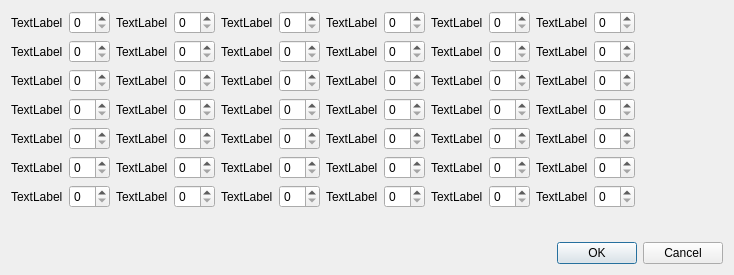
<?xml version="1.0" encoding="UTF-8"?>
<ui version="4.0">
 <class>SpellsDlg</class>
 <widget class="QDialog" name="SpellsDlg">
  <property name="geometry">
   <rect>
    <x>0</x>
    <y>0</y>
    <width>734</width>
    <height>275</height>
   </rect>
  </property>
  <property name="windowTitle">
   <string>Spells</string>
  </property>
  <layout class="QVBoxLayout" name="verticalLayout">
   <item>
    <layout class="QGridLayout" name="gridLayout">
     <item row="6" column="1">
      <widget class="QSpinBox" name="spinBox7">
       <property name="maximum">
        <number>15</number>
       </property>
      </widget>
     </item>
     <item row="1" column="7">
      <widget class="QSpinBox" name="spinBox23">
       <property name="maximum">
        <number>15</number>
       </property>
      </widget>
     </item>
     <item row="0" column="11">
      <widget class="QSpinBox" name="spinBox36">
       <property name="maximum">
        <number>15</number>
       </property>
      </widget>
     </item>
     <item row="5" column="4">
      <widget class="QLabel" name="label20">
       <property name="text">
        <string>TextLabel</string>
       </property>
      </widget>
     </item>
     <item row="2" column="10">
      <widget class="QLabel" name="label38">
       <property name="text">
        <string>TextLabel</string>
       </property>
      </widget>
     </item>
     <item row="5" column="9">
      <widget class="QSpinBox" name="spinBox34">
       <property name="maximum">
        <number>15</number>
       </property>
      </widget>
     </item>
     <item row="0" column="3">
      <widget class="QSpinBox" name="spinBox8">
       <property name="maximum">
        <number>15</number>
       </property>
      </widget>
     </item>
     <item row="0" column="4">
      <widget class="QLabel" name="label15">
       <property name="text">
        <string>TextLabel</string>
       </property>
      </widget>
     </item>
     <item row="4" column="8">
      <widget class="QLabel" name="label33">
       <property name="text">
        <string>TextLabel</string>
       </property>
      </widget>
     </item>
     <item row="0" column="8">
      <widget class="QLabel" name="label29">
       <property name="text">
        <string>TextLabel</string>
       </property>
      </widget>
     </item>
     <item row="1" column="11">
      <widget class="QSpinBox" name="spinBox37">
       <property name="maximum">
        <number>15</number>
       </property>
      </widget>
     </item>
     <item row="6" column="3">
      <widget class="QSpinBox" name="spinBox14">
       <property name="maximum">
        <number>15</number>
       </property>
      </widget>
     </item>
     <item row="5" column="7">
      <widget class="QSpinBox" name="spinBox27">
       <property name="maximum">
        <number>15</number>
       </property>
      </widget>
     </item>
     <item row="3" column="10">
      <widget class="QLabel" name="label39">
       <property name="text">
        <string>TextLabel</string>
       </property>
      </widget>
     </item>
     <item row="6" column="8">
      <widget class="QLabel" name="label35">
       <property name="text">
        <string>TextLabel</string>
       </property>
      </widget>
     </item>
     <item row="2" column="5">
      <widget class="QSpinBox" name="spinBox17">
       <property name="maximum">
        <number>15</number>
       </property>
      </widget>
     </item>
     <item row="3" column="3">
      <widget class="QSpinBox" name="spinBox11">
       <property name="maximum">
        <number>15</number>
       </property>
      </widget>
     </item>
     <item row="0" column="5">
      <widget class="QSpinBox" name="spinBox15">
       <property name="maximum">
        <number>15</number>
       </property>
      </widget>
     </item>
     <item row="6" column="4">
      <widget class="QLabel" name="label21">
       <property name="text">
        <string>TextLabel</string>
       </property>
      </widget>
     </item>
     <item row="6" column="5">
      <widget class="QSpinBox" name="spinBox21">
       <property name="maximum">
        <number>15</number>
       </property>
      </widget>
     </item>
     <item row="1" column="3">
      <widget class="QSpinBox" name="spinBox9">
       <property name="maximum">
        <number>15</number>
       </property>
      </widget>
     </item>
     <item row="2" column="6">
      <widget class="QLabel" name="label24">
       <property name="text">
        <string>TextLabel</string>
       </property>
      </widget>
     </item>
     <item row="3" column="9">
      <widget class="QSpinBox" name="spinBox32">
       <property name="maximum">
        <number>15</number>
       </property>
      </widget>
     </item>
     <item row="6" column="6">
      <widget class="QLabel" name="label28">
       <property name="text">
        <string>TextLabel</string>
       </property>
      </widget>
     </item>
     <item row="0" column="0">
      <widget class="QLabel" name="label1">
       <property name="text">
        <string>TextLabel</string>
       </property>
      </widget>
     </item>
     <item row="2" column="2">
      <widget class="QLabel" name="label10">
       <property name="text">
        <string>TextLabel</string>
       </property>
      </widget>
     </item>
     <item row="1" column="6">
      <widget class="QLabel" name="label23">
       <property name="text">
        <string>TextLabel</string>
       </property>
      </widget>
     </item>
     <item row="1" column="5">
      <widget class="QSpinBox" name="spinBox16">
       <property name="maximum">
        <number>15</number>
       </property>
      </widget>
     </item>
     <item row="1" column="2">
      <widget class="QLabel" name="label9">
       <property name="text">
        <string>TextLabel</string>
       </property>
      </widget>
     </item>
     <item row="1" column="4">
      <widget class="QLabel" name="label16">
       <property name="text">
        <string>TextLabel</string>
       </property>
      </widget>
     </item>
     <item row="5" column="3">
      <widget class="QSpinBox" name="spinBox13">
       <property name="maximum">
        <number>15</number>
       </property>
      </widget>
     </item>
     <item row="2" column="8">
      <widget class="QLabel" name="label31">
       <property name="text">
        <string>TextLabel</string>
       </property>
      </widget>
     </item>
     <item row="1" column="10">
      <widget class="QLabel" name="label37">
       <property name="text">
        <string>TextLabel</string>
       </property>
      </widget>
     </item>
     <item row="4" column="0">
      <widget class="QLabel" name="label5">
       <property name="text">
        <string>TextLabel</string>
       </property>
      </widget>
     </item>
     <item row="1" column="1">
      <widget class="QSpinBox" name="spinBox2">
       <property name="maximum">
        <number>15</number>
       </property>
      </widget>
     </item>
     <item row="4" column="1">
      <widget class="QSpinBox" name="spinBox5">
       <property name="maximum">
        <number>15</number>
       </property>
      </widget>
     </item>
     <item row="6" column="2">
      <widget class="QLabel" name="label14">
       <property name="text">
        <string>TextLabel</string>
       </property>
      </widget>
     </item>
     <item row="0" column="7">
      <widget class="QSpinBox" name="spinBox22">
       <property name="maximum">
        <number>15</number>
       </property>
      </widget>
     </item>
     <item row="0" column="6">
      <widget class="QLabel" name="label22">
       <property name="text">
        <string>TextLabel</string>
       </property>
      </widget>
     </item>
     <item row="2" column="0">
      <widget class="QLabel" name="label3">
       <property name="text">
        <string>TextLabel</string>
       </property>
      </widget>
     </item>
     <item row="5" column="2">
      <widget class="QLabel" name="label13">
       <property name="text">
        <string>TextLabel</string>
       </property>
      </widget>
     </item>
     <item row="4" column="4">
      <widget class="QLabel" name="label19">
       <property name="text">
        <string>TextLabel</string>
       </property>
      </widget>
     </item>
     <item row="6" column="9">
      <widget class="QSpinBox" name="spinBox35">
       <property name="maximum">
        <number>15</number>
       </property>
      </widget>
     </item>
     <item row="5" column="5">
      <widget class="QSpinBox" name="spinBox20">
       <property name="maximum">
        <number>15</number>
       </property>
      </widget>
     </item>
     <item row="4" column="3">
      <widget class="QSpinBox" name="spinBox12">
       <property name="maximum">
        <number>15</number>
       </property>
      </widget>
     </item>
     <item row="4" column="5">
      <widget class="QSpinBox" name="spinBox19">
       <property name="maximum">
        <number>15</number>
       </property>
      </widget>
     </item>
     <item row="3" column="7">
      <widget class="QSpinBox" name="spinBox25">
       <property name="maximum">
        <number>15</number>
       </property>
      </widget>
     </item>
     <item row="3" column="0">
      <widget class="QLabel" name="label4">
       <property name="text">
        <string>TextLabel</string>
       </property>
      </widget>
     </item>
     <item row="1" column="8">
      <widget class="QLabel" name="label30">
       <property name="text">
        <string>TextLabel</string>
       </property>
      </widget>
     </item>
     <item row="0" column="10">
      <widget class="QLabel" name="label36">
       <property name="text">
        <string>TextLabel</string>
       </property>
      </widget>
     </item>
     <item row="5" column="0">
      <widget class="QLabel" name="label6">
       <property name="text">
        <string>TextLabel</string>
       </property>
      </widget>
     </item>
     <item row="3" column="8">
      <widget class="QLabel" name="label32">
       <property name="text">
        <string>TextLabel</string>
       </property>
      </widget>
     </item>
     <item row="6" column="7">
      <widget class="QSpinBox" name="spinBox28">
       <property name="maximum">
        <number>15</number>
       </property>
      </widget>
     </item>
     <item row="2" column="9">
      <widget class="QSpinBox" name="spinBox31">
       <property name="maximum">
        <number>15</number>
       </property>
      </widget>
     </item>
     <item row="5" column="6">
      <widget class="QLabel" name="label27">
       <property name="text">
        <string>TextLabel</string>
       </property>
      </widget>
     </item>
     <item row="4" column="2">
      <widget class="QLabel" name="label12">
       <property name="text">
        <string>TextLabel</string>
       </property>
      </widget>
     </item>
     <item row="4" column="7">
      <widget class="QSpinBox" name="spinBox26">
       <property name="maximum">
        <number>15</number>
       </property>
      </widget>
     </item>
     <item row="3" column="1">
      <widget class="QSpinBox" name="spinBox4">
       <property name="maximum">
        <number>15</number>
       </property>
      </widget>
     </item>
     <item row="3" column="6">
      <widget class="QLabel" name="label25">
       <property name="text">
        <string>TextLabel</string>
       </property>
      </widget>
     </item>
     <item row="3" column="4">
      <widget class="QLabel" name="label18">
       <property name="text">
        <string>TextLabel</string>
       </property>
      </widget>
     </item>
     <item row="5" column="10">
      <widget class="QLabel" name="label41">
       <property name="text">
        <string>TextLabel</string>
       </property>
      </widget>
     </item>
     <item row="2" column="7">
      <widget class="QSpinBox" name="spinBox24">
       <property name="maximum">
        <number>15</number>
       </property>
      </widget>
     </item>
     <item row="3" column="2">
      <widget class="QLabel" name="label11">
       <property name="text">
        <string>TextLabel</string>
       </property>
      </widget>
     </item>
     <item row="0" column="2">
      <widget class="QLabel" name="label8">
       <property name="text">
        <string>TextLabel</string>
       </property>
      </widget>
     </item>
     <item row="2" column="4">
      <widget class="QLabel" name="label17">
       <property name="text">
        <string>TextLabel</string>
       </property>
      </widget>
     </item>
     <item row="5" column="8">
      <widget class="QLabel" name="label34">
       <property name="text">
        <string>TextLabel</string>
       </property>
      </widget>
     </item>
     <item row="4" column="9">
      <widget class="QSpinBox" name="spinBox33">
       <property name="maximum">
        <number>15</number>
       </property>
      </widget>
     </item>
     <item row="2" column="3">
      <widget class="QSpinBox" name="spinBox10">
       <property name="maximum">
        <number>15</number>
       </property>
      </widget>
     </item>
     <item row="0" column="9">
      <widget class="QSpinBox" name="spinBox29">
       <property name="maximum">
        <number>15</number>
       </property>
      </widget>
     </item>
     <item row="1" column="9">
      <widget class="QSpinBox" name="spinBox30">
       <property name="maximum">
        <number>15</number>
       </property>
      </widget>
     </item>
     <item row="2" column="1">
      <widget class="QSpinBox" name="spinBox3">
       <property name="maximum">
        <number>15</number>
       </property>
      </widget>
     </item>
     <item row="4" column="10">
      <widget class="QLabel" name="label40">
       <property name="text">
        <string>TextLabel</string>
       </property>
      </widget>
     </item>
     <item row="6" column="10">
      <widget class="QLabel" name="label42">
       <property name="text">
        <string>TextLabel</string>
       </property>
      </widget>
     </item>
     <item row="0" column="1">
      <widget class="QSpinBox" name="spinBox1">
       <property name="maximum">
        <number>15</number>
       </property>
      </widget>
     </item>
     <item row="4" column="6">
      <widget class="QLabel" name="label26">
       <property name="text">
        <string>TextLabel</string>
       </property>
      </widget>
     </item>
     <item row="6" column="0">
      <widget class="QLabel" name="label7">
       <property name="text">
        <string>TextLabel</string>
       </property>
      </widget>
     </item>
     <item row="3" column="5">
      <widget class="QSpinBox" name="spinBox18">
       <property name="maximum">
        <number>15</number>
       </property>
      </widget>
     </item>
     <item row="1" column="0">
      <widget class="QLabel" name="label2">
       <property name="text">
        <string>TextLabel</string>
       </property>
      </widget>
     </item>
     <item row="0" column="12">
      <spacer name="horizontalSpacer">
       <property name="orientation">
        <enum>Qt::Horizontal</enum>
       </property>
       <property name="sizeHint" stdset="0">
        <size>
         <width>40</width>
         <height>20</height>
        </size>
       </property>
      </spacer>
     </item>
     <item row="5" column="1">
      <widget class="QSpinBox" name="spinBox6">
       <property name="maximum">
        <number>15</number>
       </property>
      </widget>
     </item>
     <item row="2" column="11">
      <widget class="QSpinBox" name="spinBox38">
       <property name="maximum">
        <number>15</number>
       </property>
      </widget>
     </item>
     <item row="3" column="11">
      <widget class="QSpinBox" name="spinBox39">
       <property name="maximum">
        <number>15</number>
       </property>
      </widget>
     </item>
     <item row="4" column="11">
      <widget class="QSpinBox" name="spinBox40">
       <property name="maximum">
        <number>15</number>
       </property>
      </widget>
     </item>
     <item row="5" column="11">
      <widget class="QSpinBox" name="spinBox41">
       <property name="maximum">
        <number>15</number>
       </property>
      </widget>
     </item>
     <item row="6" column="11">
      <widget class="QSpinBox" name="spinBox42">
       <property name="maximum">
        <number>15</number>
       </property>
      </widget>
     </item>
    </layout>
   </item>
   <item>
    <spacer name="verticalSpacer">
     <property name="orientation">
      <enum>Qt::Vertical</enum>
     </property>
     <property name="sizeHint" stdset="0">
      <size>
       <width>20</width>
       <height>0</height>
      </size>
     </property>
    </spacer>
   </item>
   <item>
    <widget class="QDialogButtonBox" name="buttonBox">
     <property name="orientation">
      <enum>Qt::Horizontal</enum>
     </property>
     <property name="standardButtons">
      <set>QDialogButtonBox::Cancel|QDialogButtonBox::Ok</set>
     </property>
    </widget>
   </item>
  </layout>
 </widget>
 <resources/>
 <connections>
  <connection>
   <sender>buttonBox</sender>
   <signal>accepted()</signal>
   <receiver>SpellsDlg</receiver>
   <slot>accept()</slot>
   <hints>
    <hint type="sourcelabel">
     <x>248</x>
     <y>254</y>
    </hint>
    <hint type="destinationlabel">
     <x>157</x>
     <y>274</y>
    </hint>
   </hints>
  </connection>
  <connection>
   <sender>buttonBox</sender>
   <signal>rejected()</signal>
   <receiver>SpellsDlg</receiver>
   <slot>reject()</slot>
   <hints>
    <hint type="sourcelabel">
     <x>316</x>
     <y>260</y>
    </hint>
    <hint type="destinationlabel">
     <x>286</x>
     <y>274</y>
    </hint>
   </hints>
  </connection>
 </connections>
</ui>
